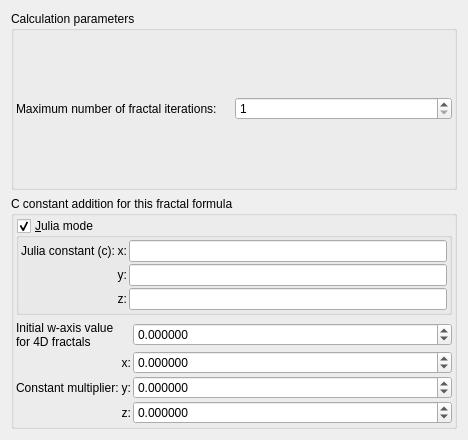
<?xml version="1.0" encoding="UTF-8"?>
<ui version="4.0">
 <class>cFractalCalculationParameters</class>
 <widget class="QWidget" name="cFractalCalculationParameters">
  <property name="geometry">
   <rect>
    <x>0</x>
    <y>0</y>
    <width>468</width>
    <height>440</height>
   </rect>
  </property>
  <property name="windowTitle">
   <string>Form</string>
  </property>
  <layout class="QVBoxLayout" name="verticalLayout">
   <item>
    <widget class="QGroupBox" name="groupBox_calculation_parameters">
     <property name="title">
      <string>Calculation parameters</string>
     </property>
     <layout class="QVBoxLayout" name="verticalLayout_2">
      <property name="leftMargin">
       <number>2</number>
      </property>
      <property name="topMargin">
       <number>2</number>
      </property>
      <property name="rightMargin">
       <number>2</number>
      </property>
      <property name="bottomMargin">
       <number>2</number>
      </property>
      <item>
       <layout class="QGridLayout" name="gridLayout">
        <property name="spacing">
         <number>2</number>
        </property>
        <item row="0" column="1">
         <widget class="MySpinBox" name="spinboxInt_formula_maxiter">
          <property name="sizePolicy">
           <sizepolicy hsizetype="Minimum" vsizetype="Maximum">
            <horstretch>0</horstretch>
            <verstretch>0</verstretch>
           </sizepolicy>
          </property>
          <property name="toolTip">
           <string>&lt;html&gt;&lt;head/&gt;&lt;body&gt;&lt;p&gt;Number of iterations to calculate for this formula&lt;/p&gt;&lt;/body&gt;&lt;/html&gt;</string>
          </property>
          <property name="minimum">
           <number>1</number>
          </property>
          <property name="maximum">
           <number>500</number>
          </property>
         </widget>
        </item>
        <item row="0" column="0">
         <widget class="QLabel" name="label_305">
          <property name="text">
           <string>Maximum number of fractal iterations:</string>
          </property>
          <property name="wordWrap">
           <bool>true</bool>
          </property>
         </widget>
        </item>
       </layout>
      </item>
     </layout>
    </widget>
   </item>
   <item>
    <widget class="QGroupBox" name="groupBox_c_constant_addition">
     <property name="title">
      <string>C constant addition for this fractal formula</string>
     </property>
     <layout class="QVBoxLayout" name="verticalLayout_120">
      <property name="leftMargin">
       <number>2</number>
      </property>
      <property name="topMargin">
       <number>2</number>
      </property>
      <property name="rightMargin">
       <number>2</number>
      </property>
      <property name="bottomMargin">
       <number>2</number>
      </property>
      <item>
       <widget class="MyGroupBox" name="groupCheck_julia_mode">
        <property name="title">
         <string>&amp;Julia mode</string>
        </property>
        <property name="checkable">
         <bool>true</bool>
        </property>
        <layout class="QVBoxLayout" name="verticalLayout_121">
         <property name="spacing">
          <number>2</number>
         </property>
         <property name="leftMargin">
          <number>2</number>
         </property>
         <property name="topMargin">
          <number>2</number>
         </property>
         <property name="rightMargin">
          <number>2</number>
         </property>
         <property name="bottomMargin">
          <number>2</number>
         </property>
         <item>
          <layout class="QGridLayout" name="gridLayout_75">
           <property name="spacing">
            <number>2</number>
           </property>
           <item row="1" column="1">
            <widget class="QLabel" name="label_300">
             <property name="sizePolicy">
              <sizepolicy hsizetype="Preferred" vsizetype="Preferred">
               <horstretch>0</horstretch>
               <verstretch>0</verstretch>
              </sizepolicy>
             </property>
             <property name="text">
              <string>y:</string>
             </property>
             <property name="alignment">
              <set>Qt::AlignRight|Qt::AlignTrailing|Qt::AlignVCenter</set>
             </property>
            </widget>
           </item>
           <item row="0" column="0">
            <widget class="QLabel" name="label_301">
             <property name="text">
              <string>Julia constant (c):</string>
             </property>
            </widget>
           </item>
           <item row="1" column="2">
            <widget class="MyLineEdit" name="vect3_julia_c_y">
             <property name="sizePolicy">
              <sizepolicy hsizetype="Expanding" vsizetype="Maximum">
               <horstretch>0</horstretch>
               <verstretch>0</verstretch>
              </sizepolicy>
             </property>
            </widget>
           </item>
           <item row="0" column="2">
            <widget class="MyLineEdit" name="vect3_julia_c_x">
             <property name="sizePolicy">
              <sizepolicy hsizetype="Expanding" vsizetype="Maximum">
               <horstretch>0</horstretch>
               <verstretch>0</verstretch>
              </sizepolicy>
             </property>
            </widget>
           </item>
           <item row="2" column="1">
            <widget class="QLabel" name="label_302">
             <property name="sizePolicy">
              <sizepolicy hsizetype="Preferred" vsizetype="Preferred">
               <horstretch>0</horstretch>
               <verstretch>0</verstretch>
              </sizepolicy>
             </property>
             <property name="text">
              <string>z:</string>
             </property>
             <property name="alignment">
              <set>Qt::AlignRight|Qt::AlignTrailing|Qt::AlignVCenter</set>
             </property>
            </widget>
           </item>
           <item row="0" column="1">
            <widget class="QLabel" name="label_303">
             <property name="sizePolicy">
              <sizepolicy hsizetype="Preferred" vsizetype="Preferred">
               <horstretch>0</horstretch>
               <verstretch>0</verstretch>
              </sizepolicy>
             </property>
             <property name="text">
              <string>x:</string>
             </property>
             <property name="alignment">
              <set>Qt::AlignRight|Qt::AlignTrailing|Qt::AlignVCenter</set>
             </property>
            </widget>
           </item>
           <item row="2" column="2">
            <widget class="MyLineEdit" name="vect3_julia_c_z">
             <property name="sizePolicy">
              <sizepolicy hsizetype="Expanding" vsizetype="Maximum">
               <horstretch>0</horstretch>
               <verstretch>0</verstretch>
              </sizepolicy>
             </property>
            </widget>
           </item>
          </layout>
         </item>
        </layout>
       </widget>
      </item>
      <item>
       <layout class="QGridLayout" name="gridLayout_76" columnstretch="0,0,1">
        <property name="leftMargin">
         <number>0</number>
        </property>
        <property name="topMargin">
         <number>0</number>
        </property>
        <property name="spacing">
         <number>2</number>
        </property>
        <item row="2" column="1">
         <widget class="QLabel" name="label_352">
          <property name="sizePolicy">
           <sizepolicy hsizetype="Preferred" vsizetype="Preferred">
            <horstretch>0</horstretch>
            <verstretch>0</verstretch>
           </sizepolicy>
          </property>
          <property name="text">
           <string>y:</string>
          </property>
          <property name="alignment">
           <set>Qt::AlignRight|Qt::AlignTrailing|Qt::AlignVCenter</set>
          </property>
         </widget>
        </item>
        <item row="1" column="2">
         <widget class="MyDoubleSpinBox" name="spinbox3_fractal_constant_factor_x">
          <property name="sizePolicy">
           <sizepolicy hsizetype="Minimum" vsizetype="Maximum">
            <horstretch>0</horstretch>
            <verstretch>0</verstretch>
           </sizepolicy>
          </property>
          <property name="prefix">
           <string/>
          </property>
          <property name="suffix">
           <string/>
          </property>
          <property name="decimals">
           <number>6</number>
          </property>
          <property name="minimum">
           <double>-1000.000000000000000</double>
          </property>
          <property name="maximum">
           <double>1000.000000000000000</double>
          </property>
          <property name="singleStep">
           <double>0.100000000000000</double>
          </property>
         </widget>
        </item>
        <item row="2" column="2">
         <widget class="MyDoubleSpinBox" name="spinbox3_fractal_constant_factor_y">
          <property name="sizePolicy">
           <sizepolicy hsizetype="Minimum" vsizetype="Maximum">
            <horstretch>0</horstretch>
            <verstretch>0</verstretch>
           </sizepolicy>
          </property>
          <property name="prefix">
           <string/>
          </property>
          <property name="suffix">
           <string/>
          </property>
          <property name="decimals">
           <number>6</number>
          </property>
          <property name="minimum">
           <double>-1000.000000000000000</double>
          </property>
          <property name="maximum">
           <double>1000.000000000000000</double>
          </property>
          <property name="singleStep">
           <double>0.100000000000000</double>
          </property>
         </widget>
        </item>
        <item row="3" column="2">
         <widget class="MyDoubleSpinBox" name="spinbox3_fractal_constant_factor_z">
          <property name="sizePolicy">
           <sizepolicy hsizetype="Minimum" vsizetype="Maximum">
            <horstretch>0</horstretch>
            <verstretch>0</verstretch>
           </sizepolicy>
          </property>
          <property name="prefix">
           <string/>
          </property>
          <property name="suffix">
           <string/>
          </property>
          <property name="decimals">
           <number>6</number>
          </property>
          <property name="minimum">
           <double>-1000.000000000000000</double>
          </property>
          <property name="maximum">
           <double>1000.000000000000000</double>
          </property>
          <property name="singleStep">
           <double>0.100000000000000</double>
          </property>
         </widget>
        </item>
        <item row="1" column="0" rowspan="3">
         <widget class="QLabel" name="label_304">
          <property name="text">
           <string>Constant multiplier:</string>
          </property>
         </widget>
        </item>
        <item row="1" column="1">
         <widget class="QLabel" name="label_351">
          <property name="sizePolicy">
           <sizepolicy hsizetype="Preferred" vsizetype="Preferred">
            <horstretch>0</horstretch>
            <verstretch>0</verstretch>
           </sizepolicy>
          </property>
          <property name="text">
           <string>x:</string>
          </property>
          <property name="alignment">
           <set>Qt::AlignRight|Qt::AlignTrailing|Qt::AlignVCenter</set>
          </property>
         </widget>
        </item>
        <item row="3" column="1">
         <widget class="QLabel" name="label_353">
          <property name="sizePolicy">
           <sizepolicy hsizetype="Preferred" vsizetype="Preferred">
            <horstretch>0</horstretch>
            <verstretch>0</verstretch>
           </sizepolicy>
          </property>
          <property name="text">
           <string>z:</string>
          </property>
          <property name="alignment">
           <set>Qt::AlignRight|Qt::AlignTrailing|Qt::AlignVCenter</set>
          </property>
         </widget>
        </item>
        <item row="0" column="0">
         <widget class="QLabel" name="label_295">
          <property name="text">
           <string>Initial w-axis value
for 4D fractals</string>
          </property>
         </widget>
        </item>
        <item row="0" column="2">
         <widget class="MyDoubleSpinBox" name="spinbox_initial_waxis">
          <property name="sizePolicy">
           <sizepolicy hsizetype="Minimum" vsizetype="Maximum">
            <horstretch>0</horstretch>
            <verstretch>0</verstretch>
           </sizepolicy>
          </property>
          <property name="prefix">
           <string/>
          </property>
          <property name="suffix">
           <string/>
          </property>
          <property name="decimals">
           <number>6</number>
          </property>
          <property name="minimum">
           <double>-1000.000000000000000</double>
          </property>
          <property name="maximum">
           <double>1000.000000000000000</double>
          </property>
          <property name="singleStep">
           <double>0.100000000000000</double>
          </property>
         </widget>
        </item>
       </layout>
      </item>
     </layout>
    </widget>
   </item>
  </layout>
 </widget>
 <customwidgets>
  <customwidget>
   <class>MySpinBox</class>
   <extends>QSpinBox</extends>
   <header>my_spin_box.h</header>
  </customwidget>
  <customwidget>
   <class>MyDoubleSpinBox</class>
   <extends>QDoubleSpinBox</extends>
   <header>my_double_spin_box.h</header>
  </customwidget>
  <customwidget>
   <class>MyLineEdit</class>
   <extends>QLineEdit</extends>
   <header>my_line_edit.h</header>
  </customwidget>
  <customwidget>
   <class>MyGroupBox</class>
   <extends>QGroupBox</extends>
   <header>my_group_box.h</header>
   <container>1</container>
  </customwidget>
 </customwidgets>
 <resources/>
 <connections/>
</ui>
